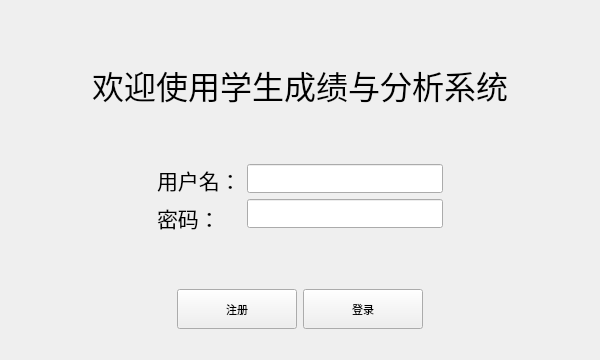
<?xml version="1.0" encoding="UTF-8"?>
<ui version="4.0">
 <class>LoginView</class>
 <widget class="QWidget" name="LoginView">
  <property name="geometry">
   <rect>
    <x>0</x>
    <y>0</y>
    <width>600</width>
    <height>360</height>
   </rect>
  </property>
  <property name="font">
   <font>
    <pointsize>8</pointsize>
   </font>
  </property>
  <property name="windowTitle">
   <string>登录</string>
  </property>
  <layout class="QGridLayout" name="gridLayout">
   <item row="0" column="0">
    <layout class="QVBoxLayout" name="verticalLayout_4">
     <item>
      <spacer name="verticalSpacer_2">
       <property name="orientation">
        <enum>Qt::Orientation::Vertical</enum>
       </property>
       <property name="sizeHint" stdset="0">
        <size>
         <width>20</width>
         <height>20</height>
        </size>
       </property>
      </spacer>
     </item>
     <item>
      <widget class="QLabel" name="label">
       <property name="sizePolicy">
        <sizepolicy hsizetype="Preferred" vsizetype="Preferred">
         <horstretch>0</horstretch>
         <verstretch>0</verstretch>
        </sizepolicy>
       </property>
       <property name="font">
        <font>
         <pointsize>24</pointsize>
        </font>
       </property>
       <property name="text">
        <string>欢迎使用学生成绩与分析系统</string>
       </property>
       <property name="alignment">
        <set>Qt::AlignmentFlag::AlignCenter</set>
       </property>
      </widget>
     </item>
     <item>
      <spacer name="verticalSpacer">
       <property name="orientation">
        <enum>Qt::Orientation::Vertical</enum>
       </property>
       <property name="sizeHint" stdset="0">
        <size>
         <width>20</width>
         <height>20</height>
        </size>
       </property>
      </spacer>
     </item>
    </layout>
   </item>
   <item row="1" column="0">
    <layout class="QHBoxLayout" name="horizontalLayout_2">
     <item>
      <spacer name="horizontalSpacer">
       <property name="orientation">
        <enum>Qt::Orientation::Horizontal</enum>
       </property>
       <property name="sizeHint" stdset="0">
        <size>
         <width>20</width>
         <height>20</height>
        </size>
       </property>
      </spacer>
     </item>
     <item>
      <layout class="QVBoxLayout" name="verticalLayout_3">
       <item>
        <layout class="QHBoxLayout" name="horizontalLayout">
         <item>
          <layout class="QVBoxLayout" name="verticalLayout_2">
           <item>
            <widget class="QLabel" name="label_5">
             <property name="font">
              <font>
               <pointsize>16</pointsize>
              </font>
             </property>
             <property name="text">
              <string>用户名：</string>
             </property>
            </widget>
           </item>
           <item>
            <widget class="QLabel" name="label_6">
             <property name="font">
              <font>
               <pointsize>16</pointsize>
              </font>
             </property>
             <property name="text">
              <string>密码：</string>
             </property>
            </widget>
           </item>
           <item>
            <spacer name="horizontalSpacer_3">
             <property name="orientation">
              <enum>Qt::Orientation::Horizontal</enum>
             </property>
             <property name="sizeType">
              <enum>QSizePolicy::Policy::Maximum</enum>
             </property>
             <property name="sizeHint" stdset="0">
              <size>
               <width>80</width>
               <height>29</height>
              </size>
             </property>
            </spacer>
           </item>
          </layout>
         </item>
         <item>
          <layout class="QVBoxLayout" name="verticalLayout">
           <item>
            <widget class="QLineEdit" name="UserName">
             <property name="sizePolicy">
              <sizepolicy hsizetype="Expanding" vsizetype="Preferred">
               <horstretch>0</horstretch>
               <verstretch>0</verstretch>
              </sizepolicy>
             </property>
            </widget>
           </item>
           <item>
            <widget class="QLineEdit" name="Password">
             <property name="sizePolicy">
              <sizepolicy hsizetype="Expanding" vsizetype="Preferred">
               <horstretch>0</horstretch>
               <verstretch>0</verstretch>
              </sizepolicy>
             </property>
             <property name="echoMode">
              <enum>QLineEdit::EchoMode::Password</enum>
             </property>
            </widget>
           </item>
           <item>
            <widget class="QLabel" name="ErrorLabel">
             <property name="font">
              <font>
               <pointsize>12</pointsize>
              </font>
             </property>
             <property name="text">
              <string/>
             </property>
            </widget>
           </item>
          </layout>
         </item>
        </layout>
       </item>
       <item>
        <spacer name="verticalSpacer_3">
         <property name="orientation">
          <enum>Qt::Orientation::Vertical</enum>
         </property>
         <property name="sizeHint" stdset="0">
          <size>
           <width>20</width>
           <height>20</height>
          </size>
         </property>
        </spacer>
       </item>
       <item>
        <layout class="QHBoxLayout" name="horizontalLayout_3">
         <item>
          <spacer name="horizontalSpacer_6">
           <property name="orientation">
            <enum>Qt::Orientation::Horizontal</enum>
           </property>
           <property name="sizeHint" stdset="0">
            <size>
             <width>20</width>
             <height>20</height>
            </size>
           </property>
          </spacer>
         </item>
         <item>
          <widget class="QPushButton" name="btSignUp">
           <property name="sizePolicy">
            <sizepolicy hsizetype="Minimum" vsizetype="Minimum">
             <horstretch>0</horstretch>
             <verstretch>0</verstretch>
            </sizepolicy>
           </property>
           <property name="minimumSize">
            <size>
             <width>120</width>
             <height>40</height>
            </size>
           </property>
           <property name="text">
            <string>注册</string>
           </property>
           <property name="icon">
            <iconset resource="images.qrc">
             <normaloff>:/new/prefix1/images/signup.svg</normaloff>:/new/prefix1/images/signup.svg</iconset>
           </property>
          </widget>
         </item>
         <item>
          <widget class="QPushButton" name="btSignIn">
           <property name="enabled">
            <bool>true</bool>
           </property>
           <property name="sizePolicy">
            <sizepolicy hsizetype="Minimum" vsizetype="Minimum">
             <horstretch>0</horstretch>
             <verstretch>0</verstretch>
            </sizepolicy>
           </property>
           <property name="minimumSize">
            <size>
             <width>120</width>
             <height>40</height>
            </size>
           </property>
           <property name="text">
            <string>登录</string>
           </property>
           <property name="icon">
            <iconset resource="images.qrc">
             <normaloff>:/new/prefix1/images/signin.svg</normaloff>:/new/prefix1/images/signin.svg</iconset>
           </property>
          </widget>
         </item>
         <item>
          <spacer name="horizontalSpacer_5">
           <property name="orientation">
            <enum>Qt::Orientation::Horizontal</enum>
           </property>
           <property name="sizeHint" stdset="0">
            <size>
             <width>20</width>
             <height>20</height>
            </size>
           </property>
          </spacer>
         </item>
        </layout>
       </item>
       <item>
        <spacer name="verticalSpacer_6">
         <property name="orientation">
          <enum>Qt::Orientation::Vertical</enum>
         </property>
         <property name="sizeHint" stdset="0">
          <size>
           <width>20</width>
           <height>20</height>
          </size>
         </property>
        </spacer>
       </item>
      </layout>
     </item>
     <item>
      <spacer name="horizontalSpacer_2">
       <property name="orientation">
        <enum>Qt::Orientation::Horizontal</enum>
       </property>
       <property name="sizeHint" stdset="0">
        <size>
         <width>20</width>
         <height>20</height>
        </size>
       </property>
      </spacer>
     </item>
    </layout>
   </item>
  </layout>
 </widget>
 <resources>
  <include location="images.qrc"/>
 </resources>
 <connections/>
</ui>
